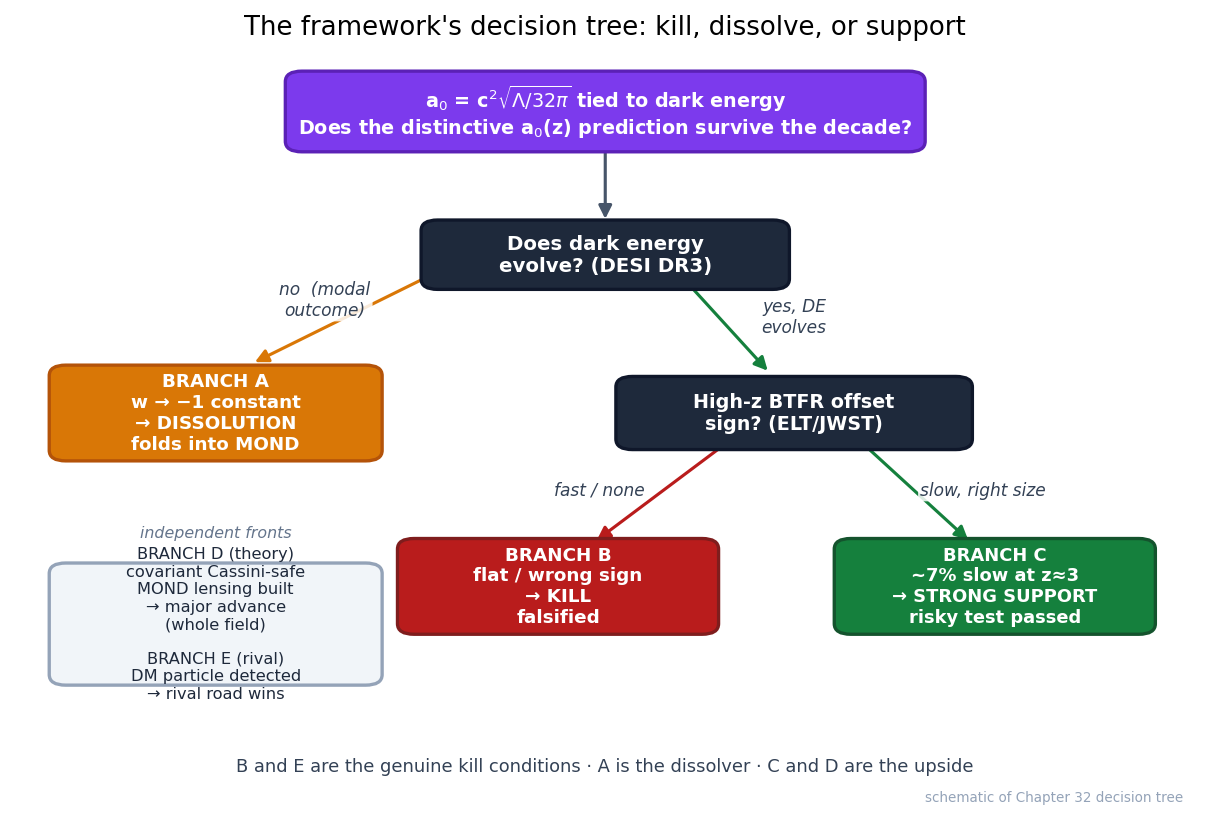

Here is the Python script that generated this plot:
import numpy as np, matplotlib
matplotlib.use("Agg")
import matplotlib.pyplot as plt
from matplotlib.patches import FancyBboxPatch, FancyArrowPatch
plt.rcParams.update({"figure.dpi":150,"savefig.dpi":150,"font.size":11,
    "axes.grid":True,"grid.alpha":0.25,"axes.spines.top":False,"axes.spines.right":False,
    "axes.titlesize":12,"figure.facecolor":"white","axes.facecolor":"white"})
C_FW="#7c3aed"; C_NEWTON="#64748b"; C_MOND="#0891b2"; C_DATA="#dc2626"
C_KILL="#b91c1c"; C_DISS="#d97706"; C_GOOD="#15803d"

fig, ax = plt.subplots(figsize=(8.2,5.6))
ax.set_xlim(0,10); ax.set_ylim(0,10); ax.axis("off"); ax.grid(False)

def box(x,y,w,h,text,fc,ec,tc="white",fs=9.5,bold=True):
    p=FancyBboxPatch((x-w/2,y-h/2),w,h,boxstyle="round,pad=0.06,rounding_size=0.14",
        linewidth=1.6,facecolor=fc,edgecolor=ec,zorder=3)
    ax.add_patch(p)
    ax.text(x,y,text,ha="center",va="center",fontsize=fs,color=tc,
        fontweight=("bold" if bold else "normal"),zorder=4)

def arrow(x1,y1,x2,y2,label="",lx=0,ly=0,color="#475569"):
    a=FancyArrowPatch((x1,y1),(x2,y2),arrowstyle="-|>",mutation_scale=13,
        linewidth=1.5,color=color,zorder=2)
    ax.add_patch(a)
    if label:
        ax.text((x1+x2)/2+lx,(y1+y2)/2+ly,label,ha="center",va="center",
            fontsize=8.2,color="#334155",style="italic",zorder=4,
            bbox=dict(boxstyle="round,pad=0.12",fc="white",ec="none",alpha=0.85))

# root
box(5.0,9.2,5.3,0.95,"a$_0$ = c$^2\\sqrt{\\Lambda/32\\pi}$ tied to dark energy\nDoes the distinctive a$_0$(z) prediction survive the decade?",
    C_FW,"#5b21b6",fs=9.2)

# first split: does DE evolve?
box(5.0,7.3,3.0,0.8,"Does dark energy\nevolve? (DESI DR3)","#1e293b","#0f172a",fs=9.5)
arrow(5.0,8.72,5.0,7.72)

# Branch A (no -> dissolve)
box(1.7,5.2,2.7,1.15,"BRANCH A\nw → −1 constant\n→ DISSOLUTION\nfolds into MOND",C_DISS,"#b45309",fs=8.8)
arrow(3.55,7.05,2.0,5.85,"no  (modal\noutcome)",lx=-0.15,ly=0.25,color=C_DISS)

# yes -> second split: BTFR sign
box(6.6,5.2,2.9,0.85,"High-z BTFR offset\nsign? (ELT/JWST)","#1e293b","#0f172a",fs=9.2)
arrow(5.7,6.92,6.4,5.72,"yes, DE\nevolves",lx=0.55,ly=0.15,color="#15803d")

# Branch B (kill) and C (support)
box(4.6,2.9,2.6,1.15,"BRANCH B\nflat / wrong sign\n→ KILL\nfalsified",C_KILL,"#7f1d1d",fs=8.8)
box(8.3,2.9,2.6,1.15,"BRANCH C\n~7% slow at z≈3\n→ STRONG SUPPORT\nrisky test passed",C_GOOD,"#14532d",fs=8.6)
arrow(6.0,4.77,4.9,3.48,"fast / none",lx=-0.5,ly=0.05,color=C_KILL)
arrow(7.2,4.77,8.1,3.48,"slow, right size",lx=0.55,ly=0.05,color=C_GOOD)

# side branches D and E (independent fronts)
box(1.7,2.4,2.7,1.5,"BRANCH D (theory)\ncovariant Cassini-safe\nMOND lensing built\n→ major advance\n(whole field)\n\nBRANCH E (rival)\nDM particle detected\n→ rival road wins","#f1f5f9","#94a3b8",tc="#1e293b",fs=7.8,bold=False)
ax.text(1.7,3.55,"independent fronts",ha="center",fontsize=7.6,color="#64748b",style="italic")

ax.text(5.0,0.45,"B and E are the genuine kill conditions · A is the dissolver · C and D are the upside",
    ha="center",fontsize=8.6,color="#334155")
ax.text(9.9,0.05,"schematic of Chapter 32 decision tree",ha="right",fontsize=6.5,color="#94a3b8")
ax.set_title("The framework's decision tree: kill, dissolve, or support",fontsize=12.5,pad=8)
fig.tight_layout(); fig.savefig("ch32_decision_tree.png", bbox_inches="tight"); print("ok")
